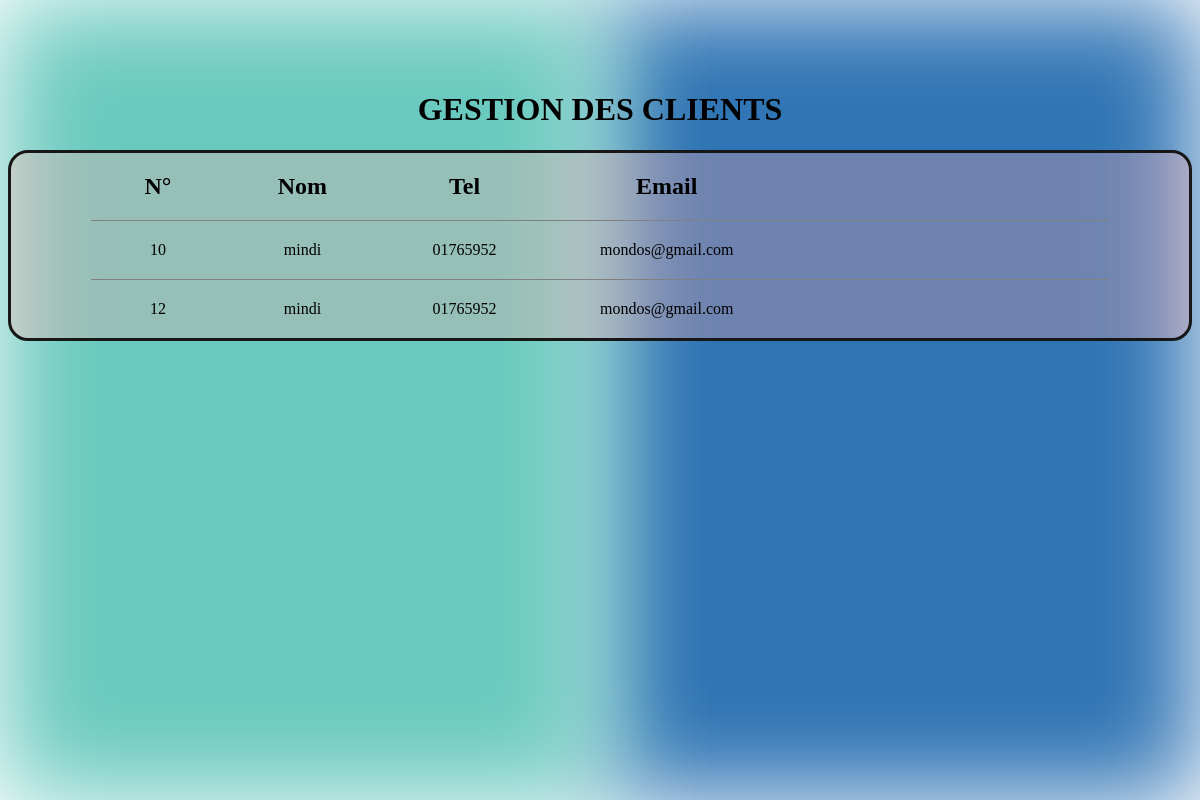
Before: /index.php?action=gestion_clients with the older database file.
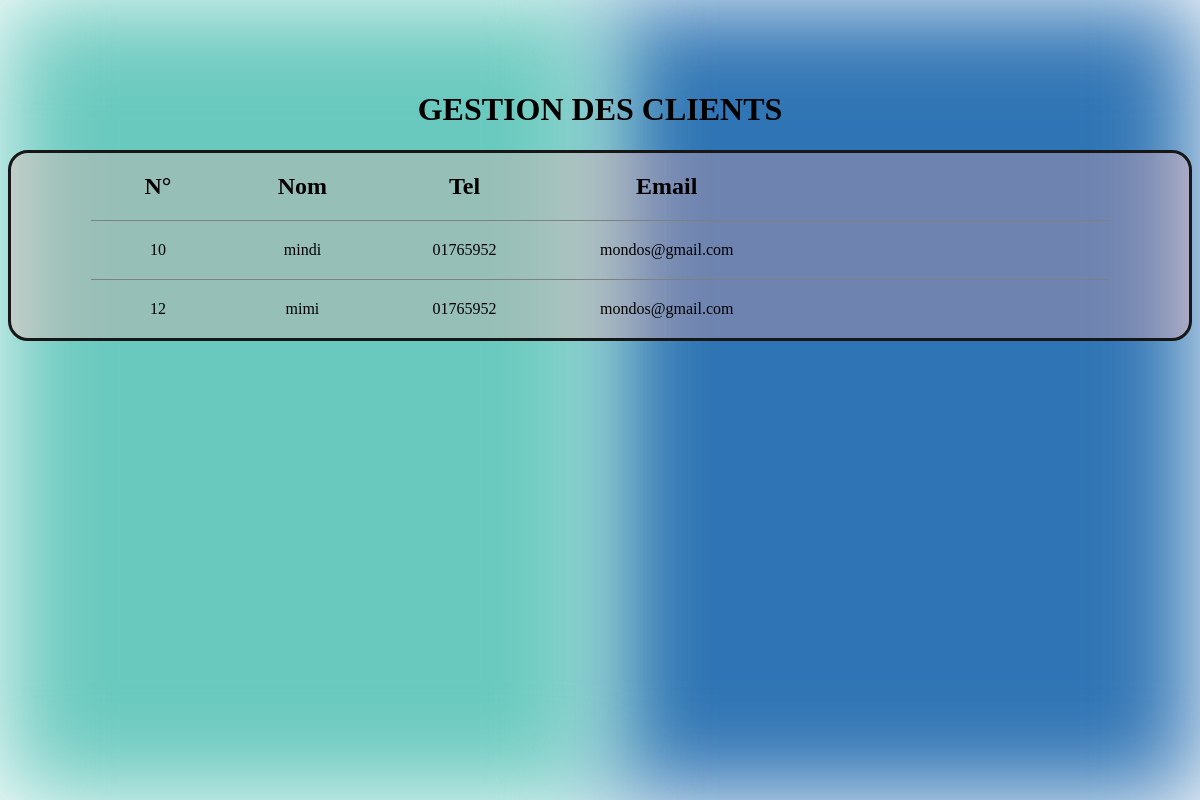
After: the same page with the newer database file.
### tables this page shows
CREATE TABLE IF NOT EXISTS `client` (
  `id_client` int(11) NOT NULL AUTO_INCREMENT,
  `nom` varchar(255) NOT NULL,
  `adresse` varchar(255) DEFAULT NULL,
  `facebook` varchar(255) DEFAULT NULL,
  `instagram` varchar(255) DEFAULT NULL,
  `email` varchar(255) DEFAULT NULL,
  `telephone` varchar(255) DEFAULT NULL,
  `id_membership` int(11) NOT NULL,
  PRIMARY KEY (`id_client`)
);

### src/controllers/client/gestion_clients.php (called while the page is built)
<?php
require_once('src/lib/database.php');
require_once('src/model/client.php');
class GestionClients
{
    public function execute()
    {
        $connection = new DatabaseConnection();
        $clientRepository = new ClientRepository();
        $clientRepository->connection = $connection;
        $clients = $clientRepository->getClients();
        require('templates/client/gestion_clients.php');
    }
}

### src/lib/database.php (called while the page is built)
<?php
class DatabaseConnection
{
    public ?\PDO $database = null;
    public function getConnection(): \PDO
    {
        if ($this->database === null) {
            $this->database = new \PDO('mysql:host=localhost;dbname=conciergerie;charset=utf8', 'root', '');
        }
        return $this->database;
    }
}

### src/model/client.php (called while the page is built, shortened)
<?php
require_once('src/lib/database.php');
class ClientRepository
{
    public DatabaseConnection $connection;
    public function getClients(): array
    {
        $statement = $this->connection->getConnection()->query(
            "SELECT * FROM client ORDER BY id_client"
        );
        $clients = [];
        while (($row = $statement->fetch())) {
            $client = new Client();
            $client->id_client = $row['id_client'];
            $client->nom = $row['nom'];
            $client->adresse = $row['adresse'];
            $client->email = $row['email'];
            $client->telephone = $row['telephone'];
            $client->facebook = $row['facebook'];
            $client->instagram = $row['instagram'];
            $client->id_membership = $row['id_membership'];
            $clients[] = $client;
        }
        return $clients;
    }
}
?>

### templates/client/gestion_clients.php (the view, shortened to what this page needs)
<?php require('./templates/autres/background.php') ?>
<h1 class="title">GESTION DES CLIENTS</h1>
<div class="ligne">
    <table border=1 frame=void rules=rows>
        <thead>
            <th>N°</th>
            <th>Nom</th>
            <th>Tel</th>
            <th>Email</th>
        </thead>
        <tbody>
            <?php
            foreach ($clients as $client) {
            ?>
                <tr>
                    <td>
                        <?= $client->id_client ?>
                    </td>
                    <td>
                        <?= $client->nom ?>
                    </td>
                    <td>
                        <?= $client->telephone ?>
                    </td>
                    <td>
                        <?= $client->email ?>
                    </td>
                    <td>
                    </td>
                    <td>
                    </td>
                    <td>
                    </td>
                </tr>
            <?php
            }
            ?>
        </tbody>
    </table>
</div>
<?php require('./templates/autres/layout.php') ?>

Changed rows visible on the page:
changed client id 12: nom "mindi" → "mimi"
